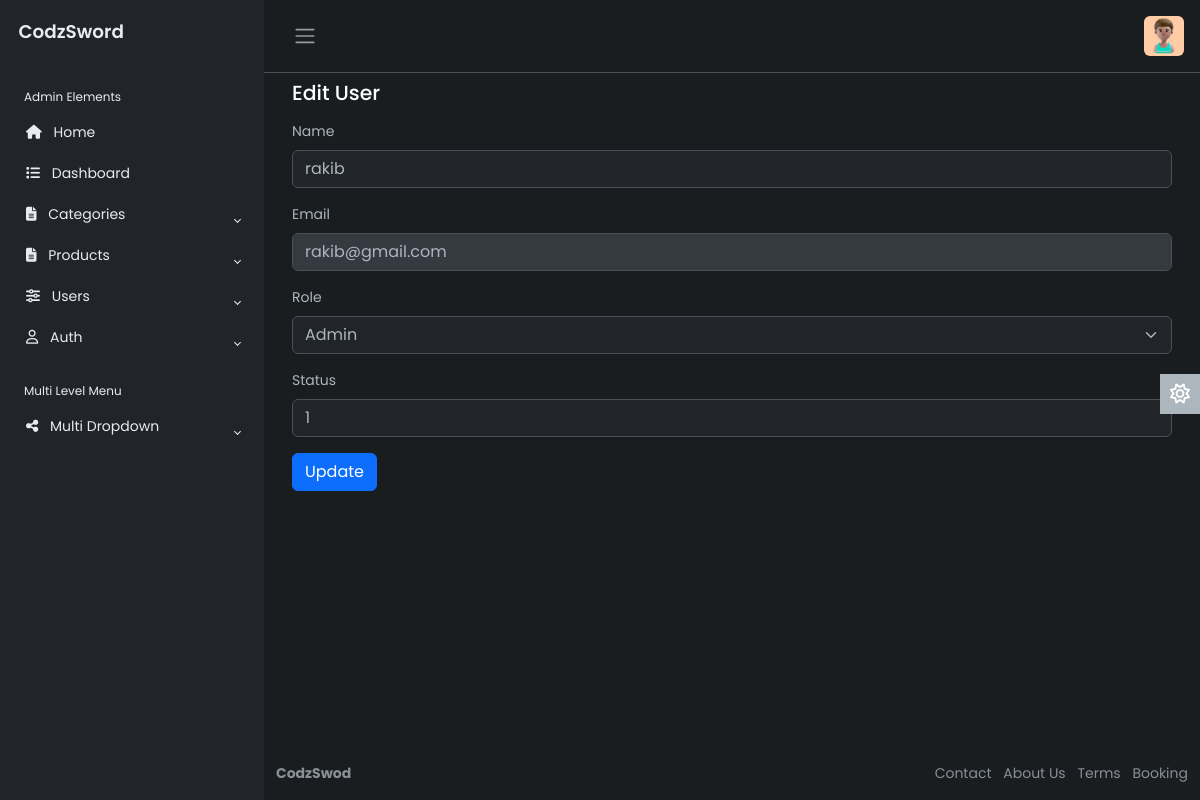
Screenshot of /admin/user-edit.php?id=26 (signed in) with the database file from the repository.
### tables this page shows
CREATE TABLE `users` (
  `id` int(11) NOT NULL,
  `name` varchar(30) NOT NULL,
  `email` varchar(30) NOT NULL,
  `phone` varchar(15) DEFAULT NULL,
  `password` varchar(256) NOT NULL,
  `active` tinyint(1) NOT NULL DEFAULT 1,
  `role` set('admin','user','superadmin','') NOT NULL DEFAULT 'user',
  `created` timestamp NOT NULL DEFAULT current_timestamp()
);

### admin/user-edit.php (the view, shortened to what this page needs)
<?php
require "../db.php";
if(isset($_GET["id"])) {
    $id = $_GET["id"];
    $sql = "SELECT * FROM users WHERE id=$id limit 1";
    $result = $conn->query($sql);
    $row = $result->fetch_assoc();
}
?>
<!DOCTYPE html>
<html lang="en" data-bs-theme="dark">
<head>
    <link rel="stylesheet" href="https://cdn.jsdelivr.net/npm/bootstrap@5.3.0-alpha2/dist/css/bootstrap.min.css">
    <link rel="stylesheet" href="https://cdnjs.cloudflare.com/ajax/libs/font-awesome/6.7.2/css/all.min.css" />
    <link rel="stylesheet" href="css/style.css">
</head>
<body>
    <div class="wrapper">
<?php require "leftmenu.php"; ?>
        <div class="main">
            <nav class="navbar navbar-expand px-3 border-bottom">
                <button class="btn" id="sidebar-toggle" type="button">
                    <span class="navbar-toggler-icon"></span>
                </button>
                <div class="navbar-collapse navbar">
                    <ul class="navbar-nav">
                        <li class="nav-item dropdown">
                            <a href="#" data-bs-toggle="dropdown" class="nav-icon pe-md-0">
                                <img src="image/profile.jpg" class="avatar img-fluid rounded" alt="">
                            </a>
                        </li>
                    </ul>
                </div>
            </nav>
            <main class="content px-3 py-2">
                <div class="container-fluid">
                    <div class="mb-3">
                        <h4>Edit User</h4>
                    </div>
                    <form action="user-update.php" method="post">
                        <div class="mb-3">
                            <label for="name" class="form-label">Name</label>
                            <input type="text" class="form-control" name="name" id="name" value="<?php echo $row["name"]; ?>">
                        </div>
                        <div class="mb-3">
                            <label for="email" class="form-label">Email</label>
                            <input type="email" class="form-control" name="email" id="email" value="<?php echo $row["email"]; ?>" disabled>
                        </div>
                        <div class="mb-3">
                            <label for="role" class="form-label">Role</label>
                            <select name="role" id="role" class="form-select">
                                <option value="admin" <?php echo $row["role"] == "admin" ? "selected" : ""; ?>>Admin</option>
                            </select>
                        </div>
                        <div class="mb-3">
                            <label for="status" class="form-label">Status</label>
                            <input type="text" class="form-control" name="status" id="status" value="<?php echo $row["active"]; ?>">
                        </div>
                        <button type="submit" class="btn btn-primary">Update</button>
                </div>
            </main>
            <a href="#" class="theme-toggle">
                <i class="fa-regular fa-sun"></i>
            </a>
            <footer class="footer">
                <div class="container-fluid">
                    <div class="row text-muted">
                        <div class="col-6 text-start">
                            <p class="mb-0">
                                <a href="#" class="text-muted">
                                    <strong>CodzSwod</strong>
                                </a>
                            </p>
                        </div>
                        <div class="col-6 text-end">
                            <ul class="list-inline">
                                <li class="list-inline-item">
                                    <a href="#" class="text-muted">Contact</a>
                                </li>
                                <li class="list-inline-item">
                                    <a href="#" class="text-muted">About Us</a>
                                </li>
                                <li class="list-inline-item">
                                    <a href="#" class="text-muted">Terms</a>
                                </li>
                                <li class="list-inline-item">
                                    <a href="#" class="text-muted">Booking</a>
                                </li>
                            </ul>
                        </div>
                    </div>
                </div>
            </footer>
        </div>
    </div>
</body>
</html>

### admin/css/style.css (style rules this page uses)
body { font-family: 'Poppins', sans-serif; font-size: 0.875rem; opacity: 1; overflow-y: scroll; margin: 0; }
a { cursor: pointer; text-decoration: none; font-family: 'Poppins', sans-serif; }
li { list-style: none; }
h4 { font-family: 'Poppins', sans-serif; font-size: 1.275rem; color: var(--bs-emphasis-color); }
.wrapper { align-items: stretch; display: flex; width: 100%; }
.main { display: flex; flex-direction: column; min-height: 100vh; min-width: 0; overflow: hidden; transition: all 0.35s ease-in-out; width: 100%; background: var(--bs-dark-bg-subtle); }
.avatar { height: 40px; width: 40px; }
.navbar-expand .navbar-nav { margin-left: auto; }
.content { flex: 1; max-width: 100vw; width: 100vw; }
@media (min-width:768px) { .content { max-width: auto; width: auto; } }
.theme-toggle { position: fixed; top: 50%; transform: translateY(-65%); text-align: center; z-index: 10; right: 0; left: auto; border: none; background-color: var(--bs-body-color); }
html[data-bs-theme="dark"] .theme-toggle .fa-sun, html[data-bs-theme="light"] .theme-toggle .fa-moon { cursor: pointer; padding: 10px; display: block; font-size: 1.25rem; color: #FFF; }
a i { color: inherit; text-decoration: none; }
a { color: inherit; text-decoration: none; }

### rows the page displays
users: name "rakib", email "rakib@gmail.com", role "Admin", status "1"
